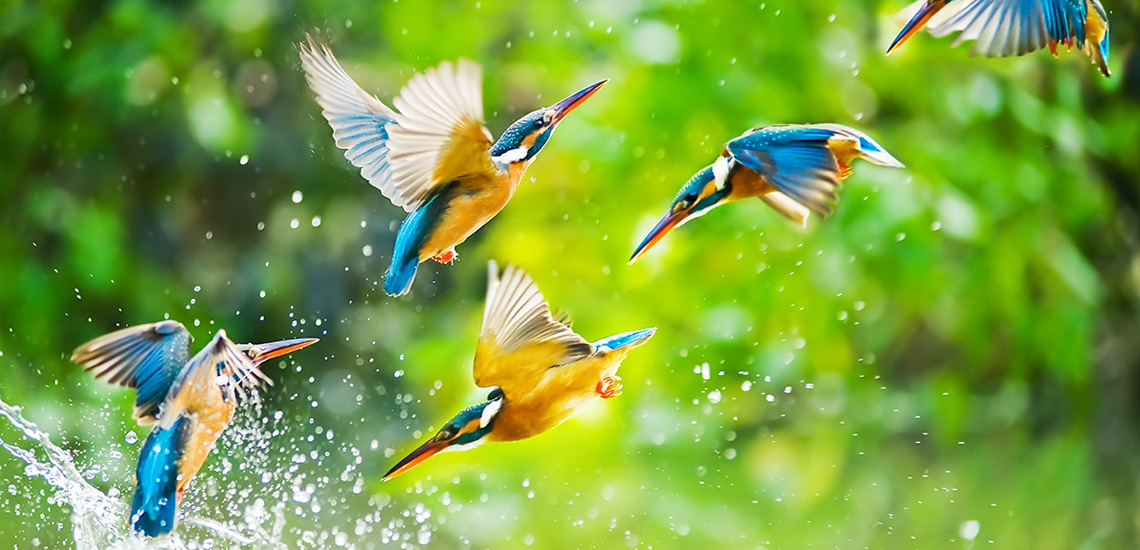
#> input picture Unit-14/Python for Computer Vision/Data/Birds.jpg, 1140 x 550 px, found by its file name
$ jupyter execute 'Program 291- CSLAB_COMPUTER_VISION_FINDING_CONTOURS_OPENCV.ipynb'
#> lines starting #> are read from the running program, lines starting #| are printed output that depends on the picture; after the words box and inside, x2 and y2 are one past the last pixel; in counts of white or black regions, pixels touching at a corner belong together
<a href="https://colab.research.google.com/github/Deepsphere-AI/DSAI_Python_Programming/blob/main/Unit-14/Python%20for%20Computer%20Vision/Program%20291-%20CSLAB_COMPUTER_VISION_FINDING_CONTOURS_OPENCV.ipynb" target="_parent"></a>

[cell 1]
# *********************************************************************************************************************

  # File Name 	:   CSLAB_COMPUTER_VISION_FINDING_CONTOURS_OPENCV
  # Purpose 	:   A Program in Python using Computer Vision for Finding Contours
  # Author	:   Deepsphere.ai
  # Reviewer 	:   Jothi Periasamy
  # Date 	:   10/28/2022
  # Version	:   1.0

# ***********************************************************************************************************************

## Program Description : Program for Finding Contours using Opencv in Python

## Python Development Environment & Runtime - Python, Anaconda


#!pip install opencv-python

import cv2

from google.colab.patches import cv2_imshow

from google.colab import drive

drive.mount('/content/drive')

vAR_CSLAB_Birds_Image = cv2.imread('/content/drive/MyDrive/Semester-4/Introduction to Computer Vision/Data/Birds.jpg')
#> vAR_CSLAB_Birds_Image is the input picture: shape (550, 1140, 3); mean B, G, R 65.3, 160.7, 121.7

#cv2_imshow(vAR_CSLAB_Birds_Image)

vAR_CSLAB_Birds_Image_GRAY = cv2.cvtColor(vAR_CSLAB_Birds_Image,cv2.COLOR_BGR2GRAY)
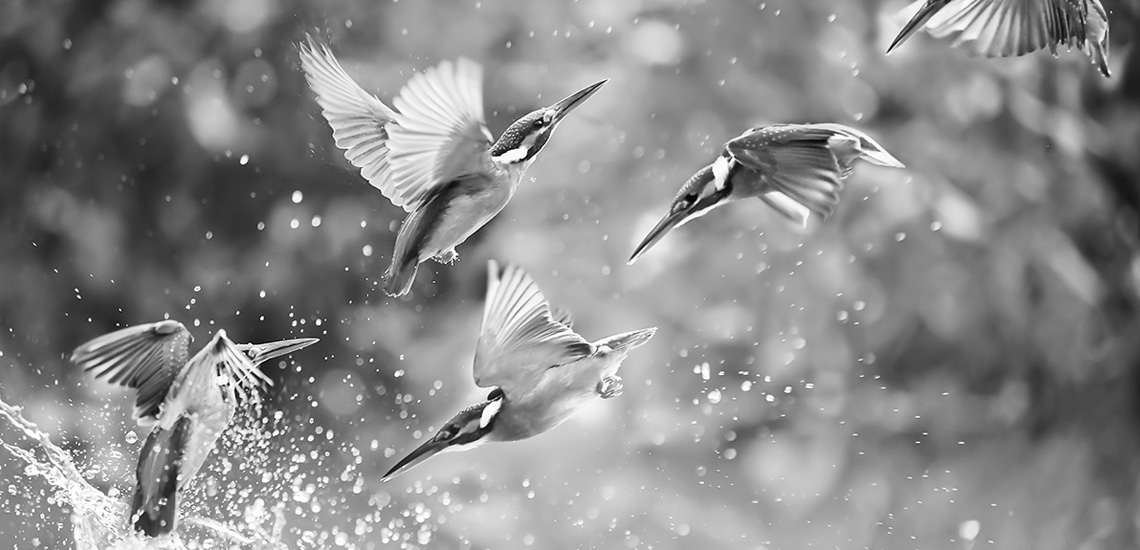
#> vAR_CSLAB_Birds_Image_GRAY: shape (550, 1140); min 0, max 255, mean 138.2

vAR_CSLAB_edged = cv2.Canny(vAR_CSLAB_Birds_Image_GRAY, 30, 200)
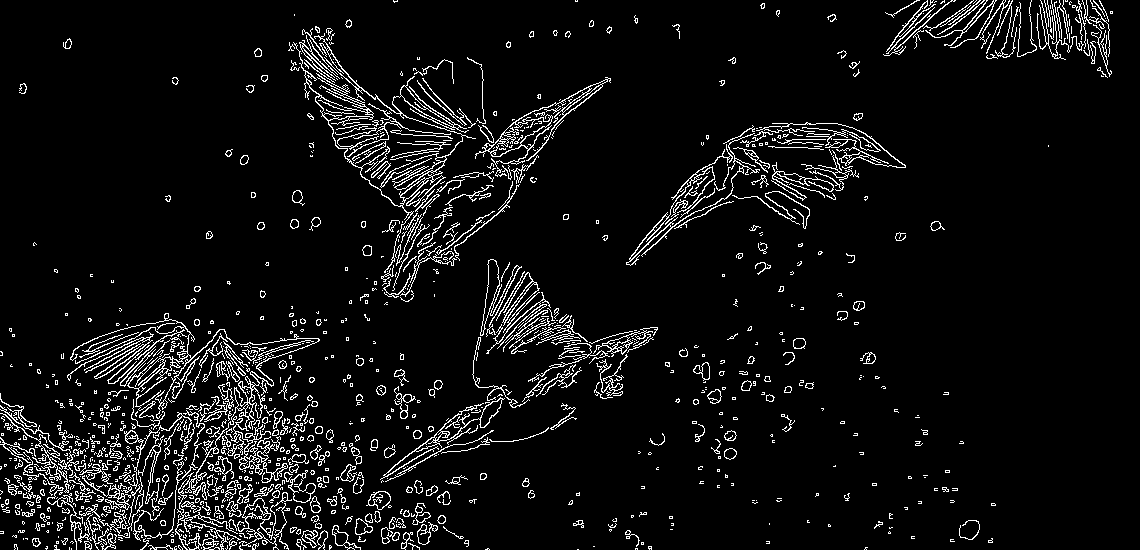
#> vAR_CSLAB_edged: shape (550, 1140); 6.4% white in thin lines or dots

vAR_CSLAB_contours, vAR_CSLAB_hierarchy = cv2.findContours(vAR_CSLAB_edged, cv2.RETR_EXTERNAL, cv2.CHAIN_APPROX_NONE)
#> vAR_CSLAB_contours = 1028 contours, 826 with area under 20; largest, box (x1, y1, x2, y2) and area: (70, 313, 320, 550) 3434, (293, 33, 476, 273) 1488, (475, 77, 611, 177) 720, (380, 397, 505, 480) 628, (480, 259, 522, 337) 575; vAR_CSLAB_hierarchy = 1028 rows, first 6: [1, -1, -1, -1], [2, 0, -1, -1], [3, 1, -1, -1], [4, 2, -1, -1], [5, 3, -1, -1], [6, 4, -1, -1]

cv2_imshow(vAR_CSLAB_edged)

print("Number of Contours found = " + str(len(vAR_CSLAB_contours)))
#| Number of Contours found = 1028

cv2.drawContours(vAR_CSLAB_Birds_Image, vAR_CSLAB_contours, -1, (0, 255, 0), 3)
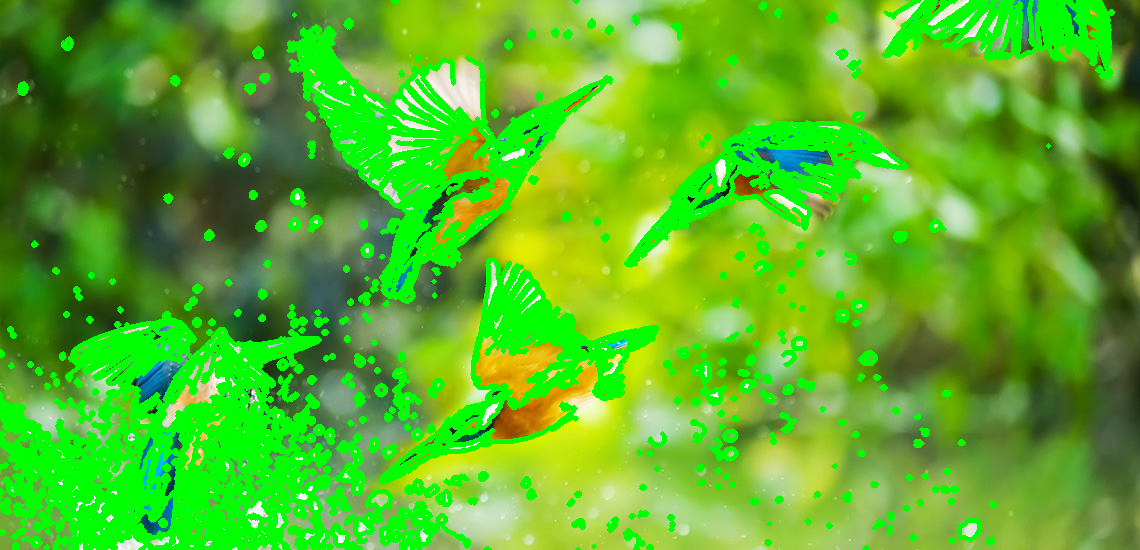
#> vAR_CSLAB_Birds_Image: shape (550, 1140, 3); mean B, G, R 38, 178.4, 89.2

cv2_imshow(vAR_CSLAB_Birds_Image)

# ****************************************************************************************************************************
#   Disclaimer.

# We are providing this code block strictly for learning and researching, this is not a production
# ready code. We have no liability on this particular code under any circumstances; users should use
# this code on their own risk. All software, hardware and othr products that are referenced in these
# materials belong to the respective vendor who developed or who owns this product.

# ****************************************************************************************************************************
